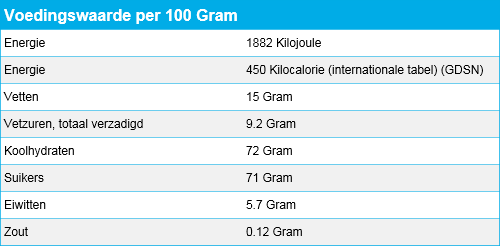
#> input picture nutrient-ocr-knn/imgs/VOED000059000.png, 500 x 246 px
$ python -i file.py   (imports and definitions only)
#> lines starting #> are read from the running program, lines starting #| are printed output that depends on the picture
import numpy
import cv2

class File:
    def __init__(self, filename, cut=True, preprocess=True):
#> called with filename = '../imgs/VOED000059000.png', cut = True, preprocess = True
        self.filename = filename
        self.img = cv2.imread(filename, 0)
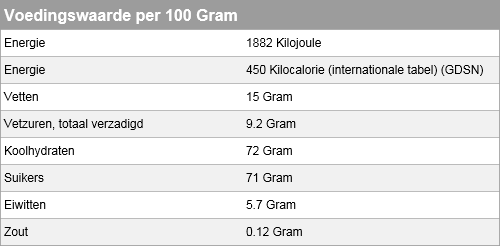
#> self.img: shape (246, 500); min 0, max 255, mean 229.8
        if cut: self.img = self.img[1:-1, 1:-1]
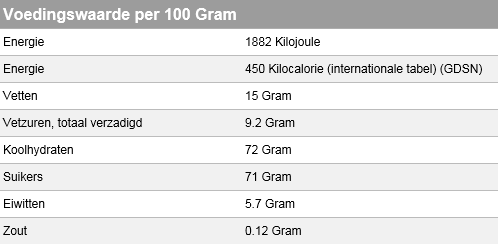
#> self.img: shape (244, 498); min 0, max 255, mean 230.6
        self.preprocess = preprocess
        self.__ypositions_cached = None

    def header(self):
        return self.__process(self.__row_img(0), invert=True)

    def rows(self):
        n = self.__ypositions().shape[0] - 1
        return map(self.__process, map(self.__row_img, range(1, n)))

    def __process(self, img, invert=False):
        if self.preprocess:
            img = cv2.resize(img, None, fx=3, fy=3)
            if invert:
                ret, img = cv2.threshold(img, 0, 255, cv2.THRESH_BINARY_INV + cv2.THRESH_OTSU)
            else:
                #ret, img = cv2.threshold(img, 0, 255, cv2.THRESH_BINARY + cv2.THRESH_OTSU)
                ret, img = cv2.threshold(img, 150, 255, cv2.THRESH_BINARY)
        return img

    def __ypositions(self):
        if self.__ypositions_cached is None:
            # detect lines
            img = self.img
            img = cv2.Canny(img, 20, 200)
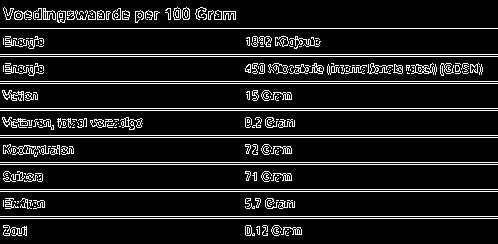
#> img: shape (244, 498); 10.5% white in thin lines or dots
            lines = cv2.HoughLinesP(img, 1, numpy.pi/180, 200, img.shape[1]*0.8, 5)
#> lines = 15 rows, first 6: [0, 218, 497, 218], [0, 191, 497, 191], [0, 110, 497, 110], [0, 135, 497, 135], [0, 108, 497, 108], [0, 164, 497, 164]
            # pick horizontal lines, and y-position only
            lines = lines[0, lines[0,:,1] == lines[0,:,3], 1]
#> lines = [218]
            lines.sort()
            # add top and bottom line (just to be sure)
            lines2 = numpy.zeros(lines.shape[0]+2, dtype=numpy.uint32)
#> lines2 = [0, 0, 0]
            lines2[1:-1] = lines
            lines[-1] = img.shape[0] - 1
            # now remove lines closer than 4 pixels to another
#> (the run stopped early here; a loop or call above may not have finished)

$ run again, on nutrient-ocr-knn/imgs/VOED000660000.png
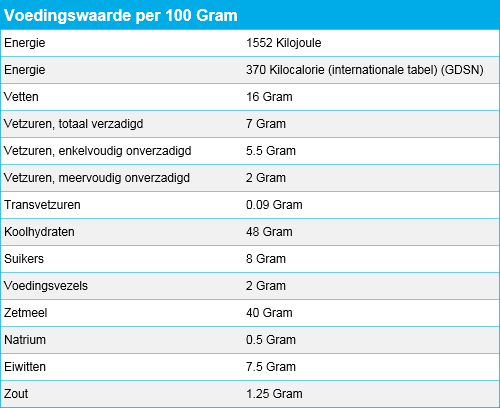
#> input picture nutrient-ocr-knn/imgs/VOED000660000.png, 500 x 408 px
#> in __init__, `if cut: self.img = self.img[1:-1, 1:-1]`:
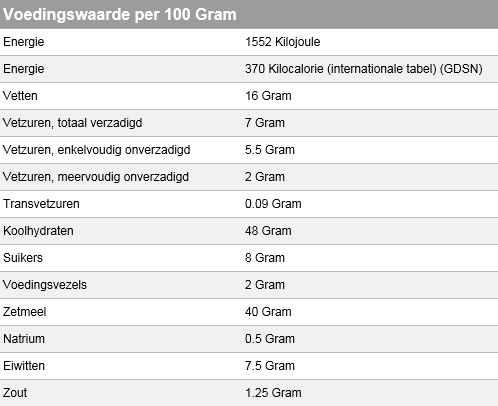
#> self.img: shape (406, 498); min 0, max 255, mean 233.7
#> in __ypositions, `img = cv2.Canny(img, 20, 200)`:
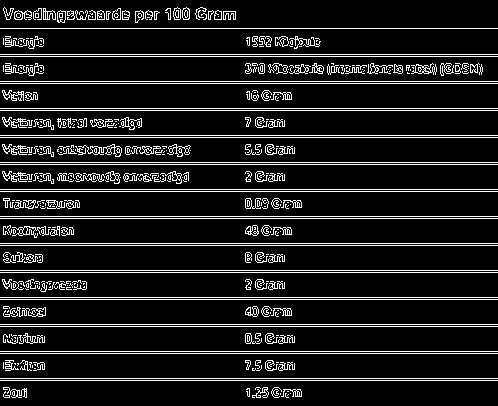
#> img: shape (406, 498); 11% white in thin lines or dots
#> in __ypositions, `lines = cv2.HoughLinesP(img, 1, numpy.pi/180, 200, img.shape[1]*0.8, 5)`: lines = 27 rows, first 6: [0, 189, 497, 189], [0, 83, 497, 83], [0, 378, 497, 378], [0, 56, 497, 56], [0, 164, 497, 164], [0, 216, 497, 216]
#> in __ypositions, `lines = lines[0, lines[0,:,1] == lines[0,:,3], 1]`: lines = [189]

$ run again, on nutrient-ocr-knn/imgs/VOED007476000.png
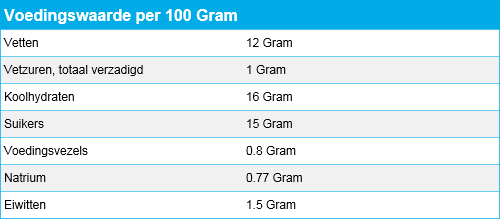
#> input picture nutrient-ocr-knn/imgs/VOED007476000.png, 500 x 219 px
#> in __init__, `if cut: self.img = self.img[1:-1, 1:-1]`:
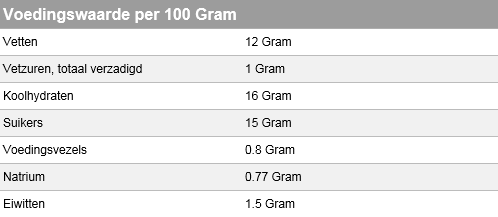
#> self.img: shape (217, 498); min 0, max 255, mean 231.2
#> in __ypositions, `img = cv2.Canny(img, 20, 200)`:
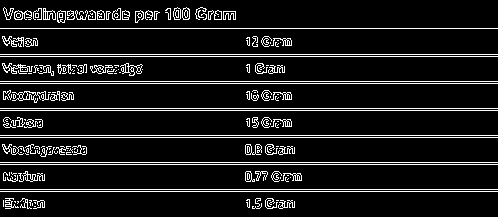
#> img: shape (217, 498); 9.8% white in thin lines or dots
#> in __ypositions, `lines = cv2.HoughLinesP(img, 1, numpy.pi/180, 200, img.shape[1]*0.8, 5)`: lines = 13 rows, first 6: [0, 56, 497, 56], [0, 81, 497, 81], [0, 108, 497, 108], [0, 83, 497, 83], [0, 54, 497, 54], [0, 162, 497, 162]
#> in __ypositions, `lines = lines[0, lines[0,:,1] == lines[0,:,3], 1]`: lines = [56]

$ run again, on nutrient-ocr-knn/imgs/VOED034523000.png
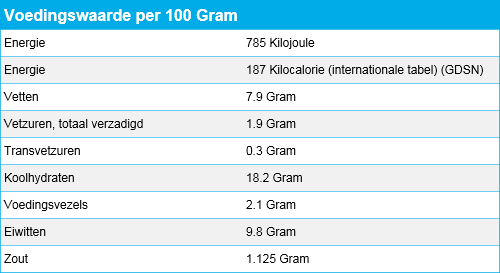
#> input picture nutrient-ocr-knn/imgs/VOED034523000.png, 500 x 273 px
#> in __init__, `if cut: self.img = self.img[1:-1, 1:-1]`:
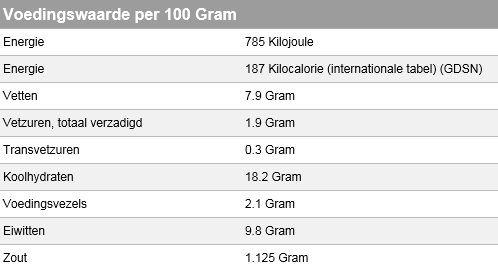
#> self.img: shape (271, 498); min 0, max 255, mean 231.9
#> in __ypositions, `img = cv2.Canny(img, 20, 200)`:
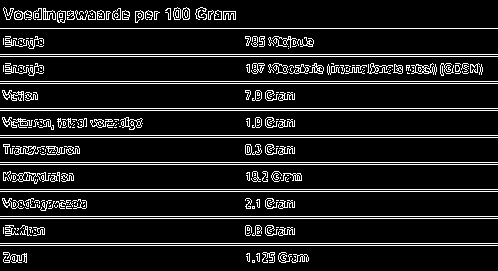
#> img: shape (271, 498); 10.7% white in thin lines or dots
#> in __ypositions, `lines = cv2.HoughLinesP(img, 1, numpy.pi/180, 200, img.shape[1]*0.8, 5)`: lines = 17 rows, first 6: [0, 137, 497, 137], [0, 54, 497, 54], [0, 108, 497, 108], [0, 81, 497, 81], [0, 162, 497, 162], [0, 191, 497, 191]
#> in __ypositions, `lines = lines[0, lines[0,:,1] == lines[0,:,3], 1]`: lines = [137]
